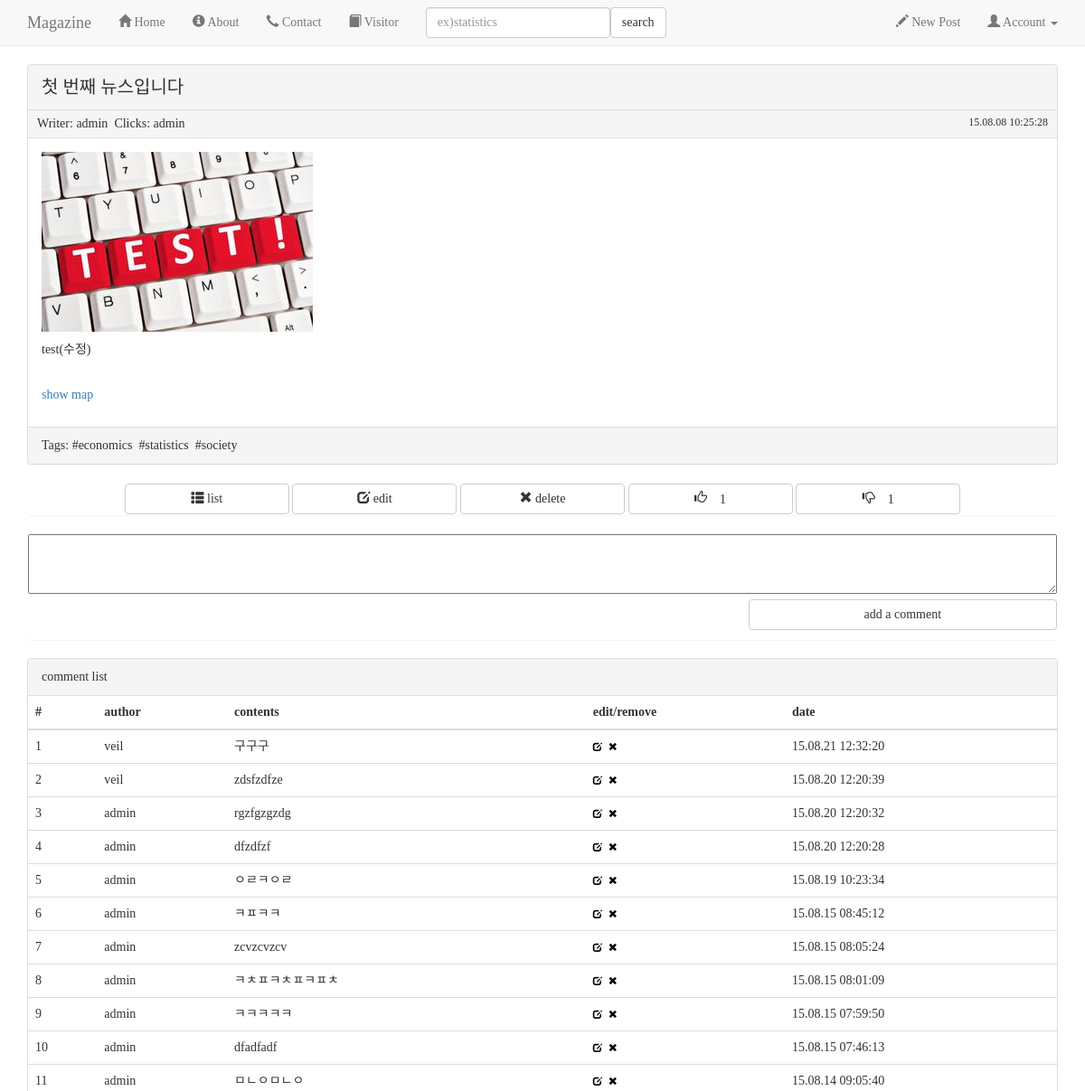
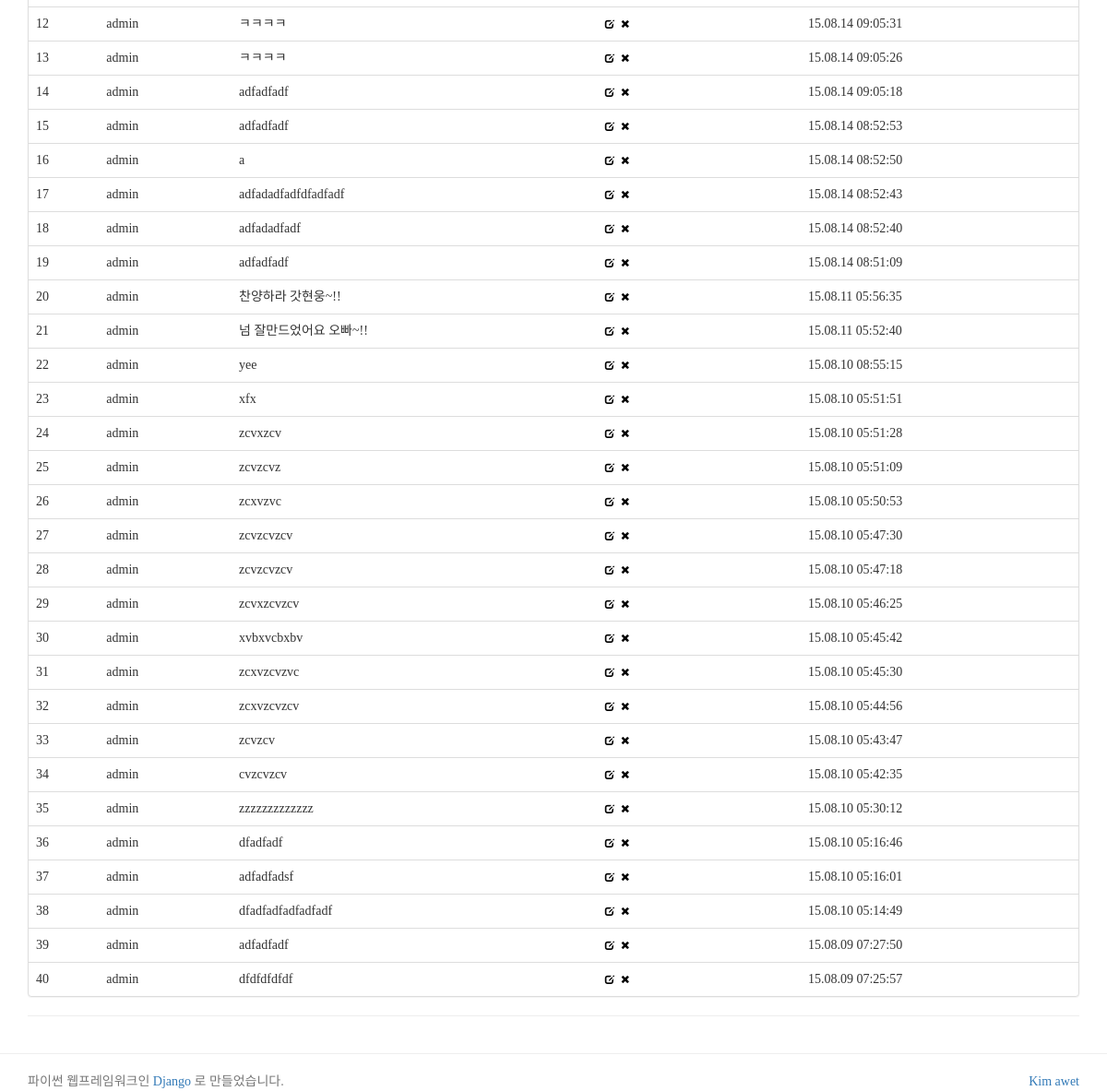
The page /magazine/1/ on the database its author committed (2 pictures, top to bottom).
### megazine/models.py (models this page shows, shortened)
class Post(models.Model):
    author = models.ForeignKey(settings.AUTH_USER_MODEL)
    title = models.CharField(max_length=100)
    content = models.TextField()
    image = models.ImageField(blank=True, null=True, upload_to=random_name_upload_to)
    created_at = models.DateTimeField(auto_now_add=True)
    updated_at = models.DateTimeField(auto_now=True)
    tags = models.ManyToManyField('Tag', blank=True)
    lnglat = models.CharField(max_length=50, blank=True, null=True, help_text='경도 위도 순으로 입력해주세요 ex)127, 35')
    @property
    def lng(self):
        if self.lnglat:
            return self.lnglat.split(',')[0]
    @property
    def lat(self):
        if self.lnglat:
            return self.lnglat.split(',')[1]

class Tag(models.Model):
    name = models.CharField(max_length=20)
    def __str__(self):
        return self.name

class Comment(models.Model):
    author = models.ForeignKey(settings.AUTH_USER_MODEL)
    post = models.ForeignKey(Post)
    content = models.TextField()
    created_at = models.DateTimeField(auto_now_add=True)
    updated_at = models.DateTimeField(auto_now=True)
    class Meta:
        ordering = ('-pk', )

### megazine/views.py (the view)
# urls.py: url(r'^(?P<pk>\d+)/$', 'blog.views.detail', name='detail'),
def detail(request, pk):
    if request.is_ajax():
        return HttpResponse({'jquery': 'ok'})
    else:
        post = get_object_or_404(Post, pk=pk)
        comment_form = CommentForm(auto_id=False)
        return render(request,
                      "megazine/detail.html",
                      {'post': post, 'comment_form': comment_form, })

### megazine/forms.py
class CommentForm(forms.ModelForm):
    class Meta:
        model = Comment
        fields = ('content', )

### megazine/templates/megazine/detail.html (shortened to what this page needs)
{% extends "megazine/layout.html" %}
{% block content %}
<div class="container">
    <div class="row">
        <div class="col-sm-12">
            <div class="panel panel-default">
                <div class="panel-heading" style="font-size:20px;">
                    {{ post.title|safe }}
                </div>
                 <div class="panel-heading" style="padding:5px 10px 5px 10px">
                    <span>Writer: {{ post.author}}&nbsp;</span>
                    <span>Clicks:&nbsp;{{ post.author}}&nbsp;</span>
                    <span style="float:right"class="date">{{ post.created_at|date:"y.m.d H:i:s" }}</span>
                </div>
                <div class="panel-body">
                    {% if post.image %}
                        <p><img src="{{ post.image.url }}" /></p>
                    {% else %}
                        <p><img src="http://lorempixel.com/300/300/cats/{{ post.id | get_digit:"1"}}"/></p>
                    {% endif %}
                    {{ post.content|linebreaksbr }}
                </div>
                <div class="panel-body">
                    {% if post.lnglat %}
                        <a id="fold">show map</a>
                    {% endif %}
                </div>
                <div class="panel-footer">
                    <span>Tags:</span>
                    {% for tag in post.tags.all %}
                        <span>#{{tag}}&nbsp;</span>
                    {% endfor %}
                </div>
            </div>
            <div class="text-center panel">
                <a href="{% url "megazine:index" %}" class="btn btn-default"><span class="glyphicon glyphicon-th-list" aria-hidden="true"></span>&nbsp;list</a>
                <a href="{% url "megazine:edit" post.id %}" class="btn btn-default"><span class="glyphicon glyphicon-edit" aria-hidden="true"></span>&nbsp;edit</a>
                <a href="{% url "megazine:delete" post.id %}" class="btn btn-default"><span class="glyphicon glyphicon-remove" aria-hidden="true"></span>&nbsp;delete</a>
                <a href="#" class="btn btn-default"><span class="glyphicon glyphicon-thumbs-up" aria-hidden="true">&nbsp;{{ post.author_id }}</span></a>
                <a href="#" class="btn btn-default"><span class="glyphicon glyphicon-thumbs-down" aria-hidden="true">&nbsp;{{ post.author_id }}</span></a>
            </div>
             <div class="panel">
            <form id="comment_form" class = "form-inline" action="{% url "megazine:comment_new" post.pk %}" method="POST">
                <div class="form-group text-center">
                    {{ comment_form }}
                <input id="addComment" style="float:right" type="submit" value="add a comment" class="btn btn-default" />
                </div>
            </form>
            </div>
            <div class="panel panel-default">
              <div class="panel-heading ">comment list</div>
                  <table class="table" id="comment_list">
                    <thead>
                      <tr>
                        <th>#</th>
                        <th>author</th>
                        <th>contents</th>
                        <th>edit/remove</th>
                        <th>date</th>
                      </tr>
                    </thead>
                    <tbody>
                        {% for comment  in post.comment_set.all %}
                            {% include "megazine/comment_row.html" %}
                        {% empty %}
                            <tr><td>등록된 댓글이 없습니다.</td></tr>
                        {% endfor %}
                    </tbody>
                  </table>
            </div>
                <hr/>
            </div>
        </div>
    </div>
{% endblock %}

### megazine/templates/megazine/comment_row.html
<tr>
  <td>
    {% if forloop.counter %}
      <span style="display:inline-block">{{ forloop.counter }}</span>
   {% else %}
      <span style="color:red; font-family:bold">new</span>
   {% endif %}
  </td>
  <td>{{ comment.author }}</td>
  <td>{{ comment.content }}</td>
  <td>
      <a href="{% url "megazine:comment_edit" comment.pk %}"><span class="icon glyphicon glyphicon-edit" aria-hidden="true"></span></a>
      <a href="{% url "megazine:comment_delete" comment.pk %}"data-comment-id="comment_{{ comment.pk }}" id="delete_comment">&nbsp;<span class="icon glyphicon glyphicon-remove" aria-hidden="true"></span></a>
  </td>
  <td>{{ comment.created_at|date:"y.m.d H:i:s" }}</td>
</tr>

### project/static/layout.css (style rules this page uses)
body { padding-top: 70px; padding-bottom: 30px; }

### megazine/templates/megazine/layout.html (style rules this page uses)
* { font-family: "나눔고딕"; }
html, body { height:100%; }

### megazine/templates/megazine/detail.html (style rules this page uses)
.icon { color: black; font-size:10px; }
.date { font-size: 12px; }
.form-group { width:100%; margin-bottom: 10px; }
#addComment { width: 30%; margin-bottom:10px; }
div>div>div>div>a { width: 16%; }

### rows shown on the page
Post: title "첫 번째 뉴스입니다", author "admin", created_at "15.08.08 10:25:28", image (picture), content "test(수정)", author_id "1"
Tag: name "economics"
Tag: name "statistics"
Tag: name "society"
Comment: author "veil", content "구구구", created_at "15.08.21 12:32:20"
Comment: author "veil", content "zdsfzdfze", created_at "15.08.20 12:20:39"
Comment: author "admin", content "rgzfgzgzdg", created_at "15.08.20 12:20:32"
Comment: author "admin", content "dfzdfzf", created_at "15.08.20 12:20:28"
Comment: author "admin", content "ㅇㄹㅋㅇㄹ", created_at "15.08.19 10:23:34"
Comment: author "admin", content "ㅋㅍㅋㅋ", created_at "15.08.15 08:45:12"
Comment: author "admin", content "zcvzcvzcv", created_at "15.08.15 08:05:24"
Comment: author "admin", content "ㅋㅊㅍㅋㅊㅍㅋㅍㅊ", created_at "15.08.15 08:01:09"
Comment: author "admin", content "ㅋㅋㅋㅋㅋ", created_at "15.08.15 07:59:50"
Comment: author "admin", content "dfadfadf", created_at "15.08.15 07:46:13"
Comment: author "admin", content "ㅁㄴㅇㅁㄴㅇ", created_at "15.08.14 09:05:40"
Comment: author "admin", content "ㅋㅋㅋㅋ", created_at "15.08.14 09:05:31"
Comment: author "admin", content "ㅋㅋㅋㅋ", created_at "15.08.14 09:05:26"
Comment: author "admin", content "adfadfadf", created_at "15.08.14 09:05:18"
Comment: author "admin", content "adfadfadf", created_at "15.08.14 08:52:53"
Comment: author "admin", content "a", created_at "15.08.14 08:52:50"
Comment: author "admin", content "adfadadfadfdfadfadf", created_at "15.08.14 08:52:43"
Comment: author "admin", content "adfadadfadf", created_at "15.08.14 08:52:40"
Comment: author "admin", content "adfadfadf", created_at "15.08.14 08:51:09"
Comment: author "admin", content "찬양하라 갓현웅~!!", created_at "15.08.11 05:56:35"
Comment: author "admin", content "넘 잘만드었어요 오빠~!!", created_at "15.08.11 05:52:40"
Comment: author "admin", content "yee", created_at "15.08.10 08:55:15"
Comment: author "admin", content "xfx", created_at "15.08.10 05:51:51"
Comment: author "admin", content "zcvxzcv", created_at "15.08.10 05:51:28"
Comment: author "admin", content "zcvzcvz", created_at "15.08.10 05:51:09"
Comment: author "admin", content "zcxvzvc", created_at "15.08.10 05:50:53"
Comment: author "admin", content "zcvzcvzcv", created_at "15.08.10 05:47:30"
Comment: author "admin", content "zcvzcvzcv", created_at "15.08.10 05:47:18"
Comment: author "admin", content "zcvxzcvzcv", created_at "15.08.10 05:46:25"
Comment: author "admin", content "xvbxvcbxbv", created_at "15.08.10 05:45:42"
Comment: author "admin", content "zcxvzcvzvc", created_at "15.08.10 05:45:30"
Comment: author "admin", content "zcxvzcvzcv", created_at "15.08.10 05:44:56"
Comment: author "admin", content "zcvzcv", created_at "15.08.10 05:43:47"
Comment: author "admin", content "cvzcvzcv", created_at "15.08.10 05:42:35"
Comment: author "admin", content "zzzzzzzzzzzzz", created_at "15.08.10 05:30:12"
Comment: author "admin", content "dfadfadf", created_at "15.08.10 05:16:46"
Comment: author "admin", content "adfadfadsf", created_at "15.08.10 05:16:01"
Comment: author "admin", content "dfadfadfadfadfadf", created_at "15.08.10 05:14:49"
Comment: author "admin", content "adfadfadf", created_at "15.08.09 07:27:50"
Comment: author "admin", content "dfdfdfdfdf", created_at "15.08.09 07:25:57"
